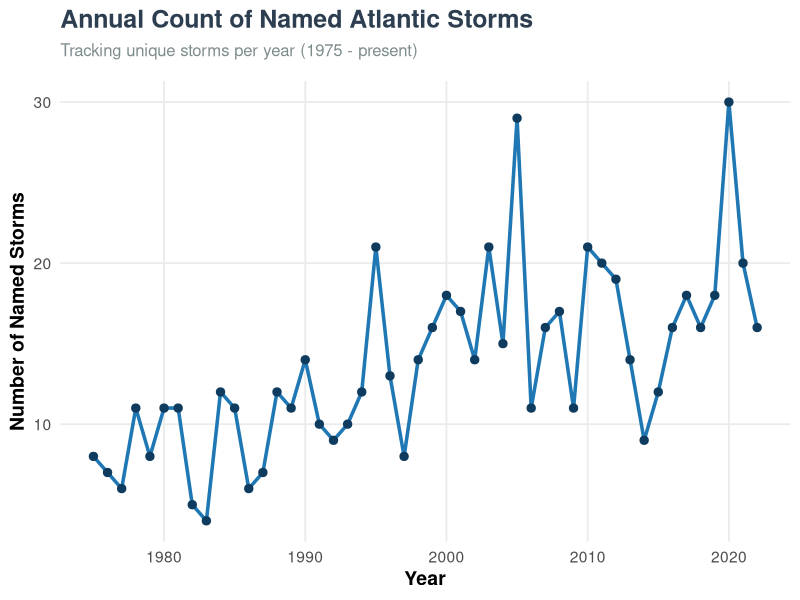

Write R code to recreate this figure.
## ---- chunk 1
#| label: setup
#| include: false
suppressPackageStartupMessages(library(tidyverse))
## ---- chunk 2
#| label: plot-storms
#| fig-width: 8
#| fig-height: 5
#| message: false
#| warning: false

# Calculate the number of distinct named storms per year
storms_count <- storms %>%
  distinct(year, name) %>%
  count(year, name = "num_storms")

# Plot using ggplot2
ggplot(storms_count, aes(x = year, y = num_storms)) +
  geom_line(color = "#1f77b4", size = 1.2) +
  geom_point(color = "#0f3c5e", size = 2.5) +
  labs(
    title = "Annual Count of Named Atlantic Storms",
    subtitle = "Tracking unique storms per year (1975 - present)",
    x = "Year",
    y = "Number of Named Storms"
  ) +
  theme_minimal(base_size = 14) +
  theme(
    plot.title = element_text(face = "bold", size = 18, color = "#2c3e50"),
    plot.subtitle = element_text(size = 12, color = "#7f8c8d", margin = margin(b = 15)),
    axis.title = element_text(face = "bold"),
    panel.grid.minor = element_blank()
  )
